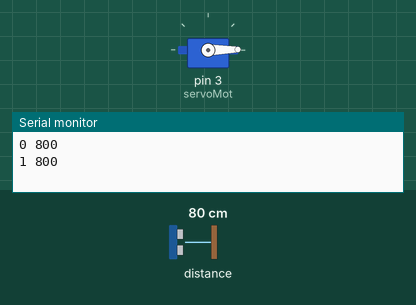
Simulated run of this sketch. Board: Arduino Uno, built with avr-gcc and run on an emulated ATmega328P. Shown: servo, the last lines printed to the serial monitor. The test bench sets the inputs (shaded band); at power-on: distance to the obstacle 80 cm.

Above: at 0.05 s.
At 2.9 s:
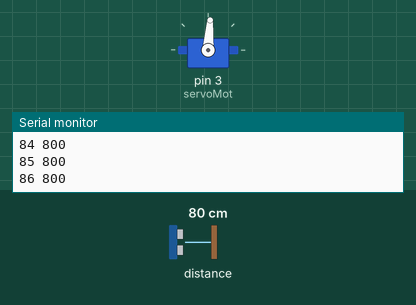
At 5.75 s:
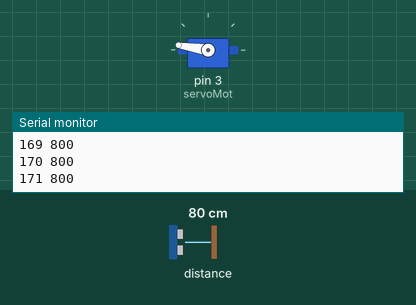
At 11.45 s:
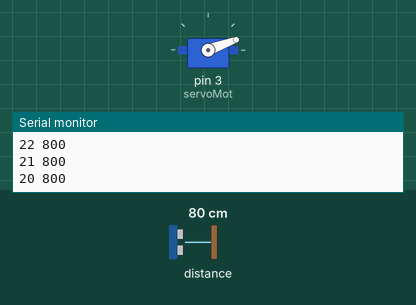
Timing chart, 0 to 15.8 s (numbered marks = the images above):
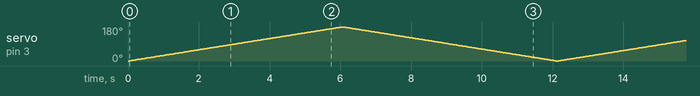

The sketch:

2d_mapping_arduino.ino
```cpp
#include <Wire.h>    // This Library is necessary for i2c communication
#include <VL53L0X.h> //We have include the library prepared for the Time of Flight sensor we use.
#include <Servo.h>   // Servo library is necessary for servo movement

VL53L0X sensor;
Servo servoMot;

#define HIGH_ACCURACY // - higher accuracy at the cost of lower speed

int a = 0;    //initialize for rotation of servo 0 to 180
int b = 180;  //initialize for rotation of servo 180 to 0

void setup()
{
  Serial.begin(115200); //Baudrate = 115200
  Wire.begin();         //For communication

  sensor.setTimeout(500);
  if (!sensor.init())
  {
    Serial.println("Failed to detect and initialize sensor!");
    while (1) {}
  }

#if defined HIGH_ACCURACY
  // increase timing budget to 200 ms
  sensor.setMeasurementTimingBudget(200000);
#endif

servoMot.attach(3); //Servo Motor pin is Digital PWM 3

}

void loop()
{
  for (a = 0; a <= 180; a += 1) { // Servo motor movement from 0 to 180 is provided. We set it to increase by 1 degree with each step.

    servoMot.write(a); // Servo motor position
    Serial.print(a); // Angle degree
    Serial.print(' ');
    Serial.print(sensor.readRangeSingleMillimeters()); // Distance value
    Serial.println();
  }
  for (b = 180; b >= 0; b-= 1) { // Servo motor movement from 180 to 0 is provided. We set it to decrease by 1 degree with each step.

    servoMot.write(b); // Servo motor position
    Serial.print(b);  // Angle degree
    Serial.print(' ');
    Serial.print(sensor.readRangeSingleMillimeters()); // Distance value
    Serial.println();
  }
}
```
